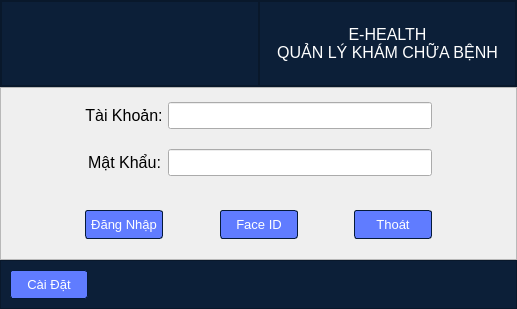
<?xml version="1.0" encoding="UTF-8"?>
<ui version="4.0">
 <class>Login</class>
 <widget class="QMainWindow" name="Login">
  <property name="geometry">
   <rect>
    <x>0</x>
    <y>0</y>
    <width>517</width>
    <height>309</height>
   </rect>
  </property>
  <property name="maximumSize">
   <size>
    <width>517</width>
    <height>309</height>
   </size>
  </property>
  <property name="windowTitle">
   <string>Hệ Thống Quản Lý Khám Chữa Bệnh</string>
  </property>
  <property name="windowIcon">
   <iconset>
    <normaloff>Icon/icon_system.ico</normaloff>Icon/icon_system.ico</iconset>
  </property>
  <widget class="QWidget" name="centralwidget">
   <layout class="QVBoxLayout" name="verticalLayout" stretch="3,6,1">
    <property name="spacing">
     <number>0</number>
    </property>
    <property name="leftMargin">
     <number>0</number>
    </property>
    <property name="topMargin">
     <number>0</number>
    </property>
    <property name="rightMargin">
     <number>0</number>
    </property>
    <property name="bottomMargin">
     <number>0</number>
    </property>
    <item>
     <widget class="QFrame" name="frame">
      <property name="styleSheet">
       <string notr="true">background-color:rgb(12, 31, 56);</string>
      </property>
      <property name="frameShape">
       <enum>QFrame::StyledPanel</enum>
      </property>
      <property name="frameShadow">
       <enum>QFrame::Raised</enum>
      </property>
      <layout class="QHBoxLayout" name="horizontalLayout" stretch="0,0">
       <property name="spacing">
        <number>0</number>
       </property>
       <property name="leftMargin">
        <number>0</number>
       </property>
       <property name="topMargin">
        <number>0</number>
       </property>
       <property name="rightMargin">
        <number>0</number>
       </property>
       <property name="bottomMargin">
        <number>0</number>
       </property>
       <item>
        <widget class="QFrame" name="frame_4">
         <property name="frameShape">
          <enum>QFrame::StyledPanel</enum>
         </property>
         <property name="frameShadow">
          <enum>QFrame::Raised</enum>
         </property>
         <layout class="QVBoxLayout" name="verticalLayout_2">
          <property name="spacing">
           <number>0</number>
          </property>
          <property name="leftMargin">
           <number>0</number>
          </property>
          <property name="topMargin">
           <number>0</number>
          </property>
          <property name="rightMargin">
           <number>0</number>
          </property>
          <property name="bottomMargin">
           <number>0</number>
          </property>
          <item>
           <spacer name="verticalSpacer">
            <property name="orientation">
             <enum>Qt::Vertical</enum>
            </property>
            <property name="sizeHint" stdset="0">
             <size>
              <width>20</width>
              <height>3</height>
             </size>
            </property>
           </spacer>
          </item>
          <item>
           <widget class="QLabel" name="label">
            <property name="text">
             <string/>
            </property>
            <property name="pixmap">
             <pixmap>Icon/Hospital_Logo.png</pixmap>
            </property>
           </widget>
          </item>
          <item>
           <spacer name="verticalSpacer_2">
            <property name="orientation">
             <enum>Qt::Vertical</enum>
            </property>
            <property name="sizeHint" stdset="0">
             <size>
              <width>20</width>
              <height>3</height>
             </size>
            </property>
           </spacer>
          </item>
         </layout>
        </widget>
       </item>
       <item>
        <widget class="QFrame" name="frame_5">
         <property name="font">
          <font>
           <family>Times New Roman</family>
           <pointsize>10</pointsize>
          </font>
         </property>
         <property name="frameShape">
          <enum>QFrame::StyledPanel</enum>
         </property>
         <property name="frameShadow">
          <enum>QFrame::Raised</enum>
         </property>
         <layout class="QHBoxLayout" name="horizontalLayout_2">
          <item>
           <widget class="QLabel" name="label_2">
            <property name="font">
             <font>
              <family>MS Shell Dlg 2</family>
              <pointsize>12</pointsize>
             </font>
            </property>
            <property name="styleSheet">
             <string notr="true">color:white</string>
            </property>
            <property name="text">
             <string>E-HEALTH
QUẢN LÝ KHÁM CHỮA BỆNH</string>
            </property>
            <property name="alignment">
             <set>Qt::AlignCenter</set>
            </property>
           </widget>
          </item>
         </layout>
        </widget>
       </item>
      </layout>
     </widget>
    </item>
    <item>
     <widget class="QFrame" name="frame_2">
      <property name="font">
       <font>
        <family>Times New Roman</family>
        <pointsize>12</pointsize>
       </font>
      </property>
      <property name="frameShape">
       <enum>QFrame::StyledPanel</enum>
      </property>
      <property name="frameShadow">
       <enum>QFrame::Raised</enum>
      </property>
      <layout class="QGridLayout" name="gridLayout" rowstretch="7,3" columnstretch="2,8,2">
       <property name="sizeConstraint">
        <enum>QLayout::SetMinAndMaxSize</enum>
       </property>
       <property name="leftMargin">
        <number>0</number>
       </property>
       <property name="topMargin">
        <number>0</number>
       </property>
       <property name="rightMargin">
        <number>0</number>
       </property>
       <property name="bottomMargin">
        <number>0</number>
       </property>
       <property name="spacing">
        <number>0</number>
       </property>
       <item row="0" column="2">
        <spacer name="horizontalSpacer_3">
         <property name="orientation">
          <enum>Qt::Horizontal</enum>
         </property>
         <property name="sizeHint" stdset="0">
          <size>
           <width>83</width>
           <height>20</height>
          </size>
         </property>
        </spacer>
       </item>
       <item row="1" column="2">
        <spacer name="horizontalSpacer_5">
         <property name="orientation">
          <enum>Qt::Horizontal</enum>
         </property>
         <property name="sizeHint" stdset="0">
          <size>
           <width>83</width>
           <height>20</height>
          </size>
         </property>
        </spacer>
       </item>
       <item row="1" column="0">
        <spacer name="horizontalSpacer_4">
         <property name="orientation">
          <enum>Qt::Horizontal</enum>
         </property>
         <property name="sizeHint" stdset="0">
          <size>
           <width>83</width>
           <height>20</height>
          </size>
         </property>
        </spacer>
       </item>
       <item row="0" column="0">
        <spacer name="horizontalSpacer_2">
         <property name="orientation">
          <enum>Qt::Horizontal</enum>
         </property>
         <property name="sizeHint" stdset="0">
          <size>
           <width>83</width>
           <height>20</height>
          </size>
         </property>
        </spacer>
       </item>
       <item row="0" column="1">
        <layout class="QFormLayout" name="formLayout">
         <property name="fieldGrowthPolicy">
          <enum>QFormLayout::AllNonFixedFieldsGrow</enum>
         </property>
         <property name="labelAlignment">
          <set>Qt::AlignCenter</set>
         </property>
         <property name="formAlignment">
          <set>Qt::AlignCenter</set>
         </property>
         <property name="horizontalSpacing">
          <number>5</number>
         </property>
         <property name="verticalSpacing">
          <number>20</number>
         </property>
         <property name="topMargin">
          <number>10</number>
         </property>
         <property name="bottomMargin">
          <number>10</number>
         </property>
         <item row="0" column="0">
          <widget class="QLabel" name="label_5">
           <property name="font">
            <font>
             <family>MS Shell Dlg 2</family>
             <pointsize>12</pointsize>
            </font>
           </property>
           <property name="layoutDirection">
            <enum>Qt::LeftToRight</enum>
           </property>
           <property name="text">
            <string>Tài Khoản:</string>
           </property>
           <property name="alignment">
            <set>Qt::AlignCenter</set>
           </property>
          </widget>
         </item>
         <item row="1" column="0">
          <widget class="QLabel" name="label_6">
           <property name="font">
            <font>
             <family>MS Shell Dlg 2</family>
             <pointsize>12</pointsize>
            </font>
           </property>
           <property name="text">
            <string>Mật Khẩu:</string>
           </property>
           <property name="alignment">
            <set>Qt::AlignCenter</set>
           </property>
          </widget>
         </item>
         <item row="0" column="1">
          <widget class="QLineEdit" name="txtUsername">
           <property name="minimumSize">
            <size>
             <width>264</width>
             <height>25</height>
            </size>
           </property>
           <property name="maximumSize">
            <size>
             <width>16777215</width>
             <height>16777215</height>
            </size>
           </property>
           <property name="font">
            <font>
             <family>MS Shell Dlg 2</family>
             <pointsize>12</pointsize>
            </font>
           </property>
          </widget>
         </item>
         <item row="1" column="1">
          <widget class="QLineEdit" name="txtPassword">
           <property name="minimumSize">
            <size>
             <width>264</width>
             <height>25</height>
            </size>
           </property>
           <property name="maximumSize">
            <size>
             <width>16777215</width>
             <height>16777215</height>
            </size>
           </property>
           <property name="font">
            <font>
             <family>MS Shell Dlg 2</family>
             <pointsize>12</pointsize>
            </font>
           </property>
           <property name="echoMode">
            <enum>QLineEdit::Password</enum>
           </property>
          </widget>
         </item>
        </layout>
       </item>
       <item row="1" column="1">
        <layout class="QHBoxLayout" name="horizontalLayout_9">
         <property name="spacing">
          <number>0</number>
         </property>
         <property name="topMargin">
          <number>20</number>
         </property>
         <property name="rightMargin">
          <number>0</number>
         </property>
         <property name="bottomMargin">
          <number>20</number>
         </property>
         <item>
          <widget class="QPushButton" name="btLogin">
           <property name="minimumSize">
            <size>
             <width>78</width>
             <height>29</height>
            </size>
           </property>
           <property name="maximumSize">
            <size>
             <width>78</width>
             <height>29</height>
            </size>
           </property>
           <property name="font">
            <font>
             <family>MS Shell Dlg 2</family>
             <pointsize>10</pointsize>
             <weight>50</weight>
             <bold>false</bold>
            </font>
           </property>
           <property name="cursor">
            <cursorShape>PointingHandCursor</cursorShape>
           </property>
           <property name="styleSheet">
            <string notr="true">/*-----QPushButton-----*/
QPushButton
{
	background-color: #607cff;
	color: #ffffff;
	border-style: solid;
	border-width: 1px;
	border-radius: 3px;
	border-color: #051a39;
	padding: 5px;

}


QPushButton::disabled
{
	background-color: #404040;
	color: #656565;
	border-color: #051a39;

}


QPushButton::hover
{
	background-color: #8399ff;
	color: #ffffff;
	border-style: solid;
	border-width: 1px;
	border-radius: 3px;
	border-color: #051a39;
	padding: 5px;

}


QPushButton::pressed
{
	background-color: #4969ff;
	color: #ffffff;
	border-style: solid;
	border-width: 1px;
	border-radius: 3px;
	border-color: #051a39;
	padding: 5px;

}</string>
           </property>
           <property name="text">
            <string>Đăng Nhập</string>
           </property>
          </widget>
         </item>
         <item>
          <spacer name="horizontalSpacer_6">
           <property name="orientation">
            <enum>Qt::Horizontal</enum>
           </property>
           <property name="sizeHint" stdset="0">
            <size>
             <width>40</width>
             <height>20</height>
            </size>
           </property>
          </spacer>
         </item>
         <item>
          <widget class="QPushButton" name="btLoginByFaceID">
           <property name="minimumSize">
            <size>
             <width>78</width>
             <height>29</height>
            </size>
           </property>
           <property name="maximumSize">
            <size>
             <width>78</width>
             <height>29</height>
            </size>
           </property>
           <property name="font">
            <font>
             <family>MS Shell Dlg 2</family>
             <pointsize>10</pointsize>
             <weight>50</weight>
             <bold>false</bold>
            </font>
           </property>
           <property name="cursor">
            <cursorShape>PointingHandCursor</cursorShape>
           </property>
           <property name="styleSheet">
            <string notr="true">/*-----QPushButton-----*/
QPushButton
{
	background-color: #607cff;
	color: #ffffff;
	border-style: solid;
	border-width: 1px;
	border-radius: 3px;
	border-color: #051a39;
	padding: 5px;

}


QPushButton::disabled
{
	background-color: #404040;
	color: #656565;
	border-color: #051a39;

}


QPushButton::hover
{
	background-color: #8399ff;
	color: #ffffff;
	border-style: solid;
	border-width: 1px;
	border-radius: 3px;
	border-color: #051a39;
	padding: 5px;

}


QPushButton::pressed
{
	background-color: #4969ff;
	color: #ffffff;
	border-style: solid;
	border-width: 1px;
	border-radius: 3px;
	border-color: #051a39;
	padding: 5px;

}</string>
           </property>
           <property name="text">
            <string>Face ID</string>
           </property>
          </widget>
         </item>
         <item>
          <spacer name="horizontalSpacer_7">
           <property name="orientation">
            <enum>Qt::Horizontal</enum>
           </property>
           <property name="sizeHint" stdset="0">
            <size>
             <width>40</width>
             <height>20</height>
            </size>
           </property>
          </spacer>
         </item>
         <item>
          <widget class="QPushButton" name="btExit">
           <property name="minimumSize">
            <size>
             <width>78</width>
             <height>29</height>
            </size>
           </property>
           <property name="maximumSize">
            <size>
             <width>78</width>
             <height>29</height>
            </size>
           </property>
           <property name="font">
            <font>
             <family>MS Shell Dlg 2</family>
             <pointsize>10</pointsize>
             <weight>50</weight>
             <bold>false</bold>
            </font>
           </property>
           <property name="cursor">
            <cursorShape>PointingHandCursor</cursorShape>
           </property>
           <property name="styleSheet">
            <string notr="true">/*-----QPushButton-----*/
QPushButton
{
	background-color: #607cff;
	color: #ffffff;
	border-style: solid;
	border-width: 1px;
	border-radius: 3px;
	border-color: #051a39;
	padding: 5px;

}


QPushButton::disabled
{
	background-color: #404040;
	color: #656565;
	border-color: #051a39;

}


QPushButton::hover
{
	background-color: #8399ff;
	color: #ffffff;
	border-style: solid;
	border-width: 1px;
	border-radius: 3px;
	border-color: #051a39;
	padding: 5px;

}


QPushButton::pressed
{
	background-color: #4969ff;
	color: #ffffff;
	border-style: solid;
	border-width: 1px;
	border-radius: 3px;
	border-color: #051a39;
	padding: 5px;

}</string>
           </property>
           <property name="text">
            <string>Thoát</string>
           </property>
          </widget>
         </item>
        </layout>
       </item>
      </layout>
     </widget>
    </item>
    <item>
     <widget class="QFrame" name="frame_3">
      <property name="styleSheet">
       <string notr="true">background-color:rgb(12, 31, 56);</string>
      </property>
      <property name="frameShape">
       <enum>QFrame::StyledPanel</enum>
      </property>
      <property name="frameShadow">
       <enum>QFrame::Raised</enum>
      </property>
      <layout class="QHBoxLayout" name="horizontalLayout_8">
       <item>
        <widget class="QPushButton" name="btSettings">
         <property name="minimumSize">
          <size>
           <width>78</width>
           <height>29</height>
          </size>
         </property>
         <property name="font">
          <font>
           <family>MS Shell Dlg 2</family>
           <pointsize>10</pointsize>
           <weight>50</weight>
           <bold>false</bold>
          </font>
         </property>
         <property name="cursor">
          <cursorShape>PointingHandCursor</cursorShape>
         </property>
         <property name="styleSheet">
          <string notr="true">/*-----QPushButton-----*/
QPushButton
{
	background-color: #607cff;
	color: #ffffff;
	border-style: solid;
	border-width: 1px;
	border-radius: 3px;
	border-color: #051a39;
	padding: 5px;

}


QPushButton::disabled
{
	background-color: #404040;
	color: #656565;
	border-color: #051a39;

}


QPushButton::hover
{
	background-color: #8399ff;
	color: #ffffff;
	border-style: solid;
	border-width: 1px;
	border-radius: 3px;
	border-color: #051a39;
	padding: 5px;

}


QPushButton::pressed
{
	background-color: #4969ff;
	color: #ffffff;
	border-style: solid;
	border-width: 1px;
	border-radius: 3px;
	border-color: #051a39;
	padding: 5px;

}</string>
         </property>
         <property name="text">
          <string>Cài Đặt</string>
         </property>
        </widget>
       </item>
       <item>
        <spacer name="horizontalSpacer">
         <property name="orientation">
          <enum>Qt::Horizontal</enum>
         </property>
         <property name="sizeHint" stdset="0">
          <size>
           <width>413</width>
           <height>20</height>
          </size>
         </property>
        </spacer>
       </item>
      </layout>
     </widget>
    </item>
   </layout>
  </widget>
 </widget>
 <resources/>
 <connections/>
</ui>
